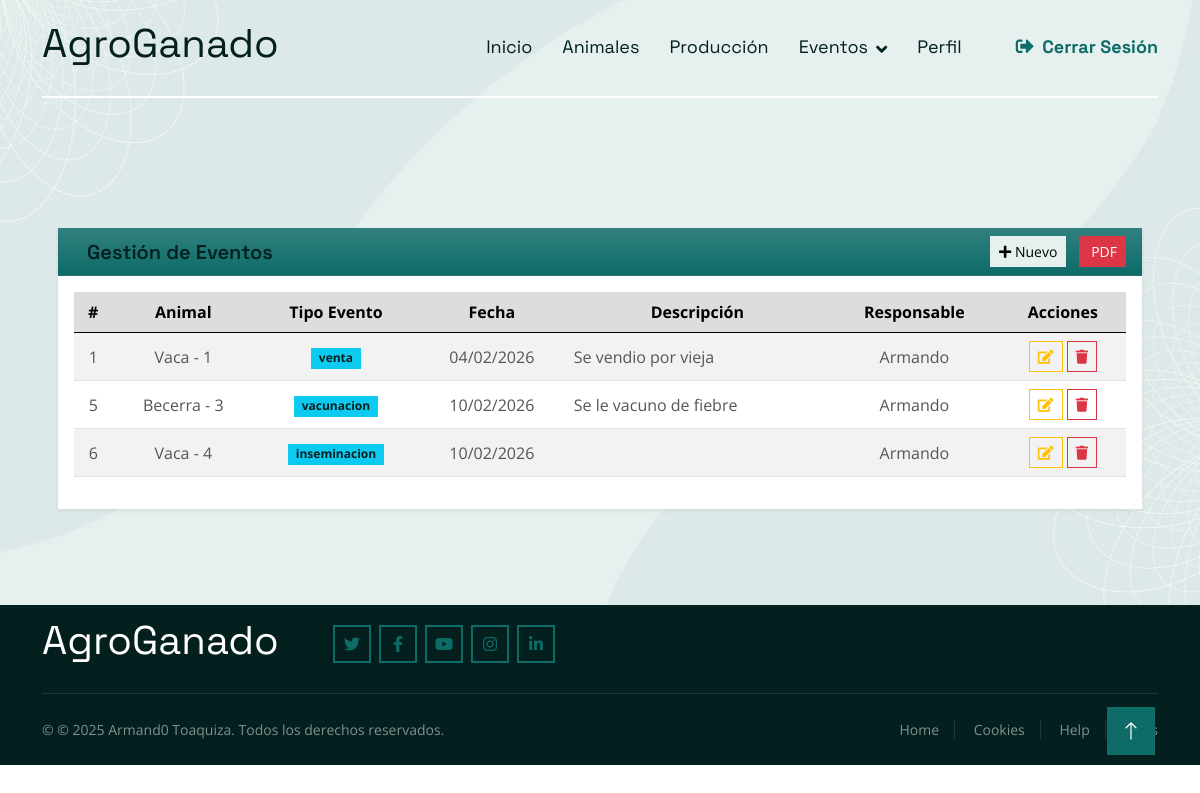
Screenshot of /EventoIndex/ (signed in) with the database file from the repository.
### Aplicaciones/animales/models.py (models this page shows, shortened)
class Evento(models.Model):
    TIPO_EVENTO = (
        ('nacimiento', 'Nacimiento'),
        ('vacunacion', 'Vacunación'),
        ('enfermedad', 'Enfermedad'),
        ('venta', 'Venta'),
        ('inseminacion', 'Inseminación'),
    )
    animal = models.ForeignKey(Animal, on_delete=models.CASCADE, related_name='eventos')
    tipo_evento = models.CharField(max_length=50, choices=TIPO_EVENTO)
    fecha_evento = models.DateField()
    descripcion = models.TextField(blank=True, null=True)
    responsable = models.ForeignKey(Usuario, on_delete=models.SET_NULL, null=True, blank=True, related_name='eventos_responsable')

class Animal(models.Model):
    tipo = models.CharField(max_length=20)  # vaca, toro, becerro
    sexo = models.CharField(max_length=1, choices=(('M','M'),('F','F')))
    fecha_nacimiento = models.DateField(blank=True, null=True)
    foto = models.ImageField(upload_to='animales/', blank=True, null=True)  # carpeta media/animales/
    def __str__(self):
        return f"{self.tipo} - {self.id}"

class Usuario(AbstractUser):
    ROLES = (
        ('administrador', 'Administrador'),
        ('encargado', 'Encargado'),
        ('revisor', 'Revisor'),
    )
    rol = models.CharField(max_length=20, choices=ROLES)
    groups = models.ManyToManyField(
        Group,
        related_name='usuario_groups',  # <-- cambia el related_name
        blank=True,
        help_text='Los grupos a los que pertenece este usuario.',
        verbose_name='grupos'
    )
    user_permissions = models.ManyToManyField(
        Permission,
        related_name='usuario_user_permissions',  # <-- cambia el related_name
        blank=True,
        help_text='Permisos específicos para este usuario.',
        verbose_name='permisos de usuario'
    )
    def __str__(self):
        return self.username

### Aplicaciones/animales/decorators.py (the view)
    def wrapper(request, *args, **kwargs):
        if not request.user.is_authenticated:
            return redirect('login')
        if request.user.rol not in ['administrador', 'encargado', 'revisor']:
            messages.error(request, 'No tienes permisos para esta acción')
            return redirect('home')
        return view_func(request, *args, **kwargs)

### Aplicaciones/animales/views.py (called while the page is built)
@login_required
@solo_lectura
def EventoIndex(request):
    eventos = Evento.objects.all()
    return render(request, 'EventoIndex.html', {'eventos': eventos})

### Aplicaciones/animales/templates/EventoIndex.html (shortened to what this page needs)
{% extends './plantillas.html' %}
{% block contenido %}
<div class="container-fluid mt-5 px-4">
    <div class="card shadow-sm border-0">
        <div class="card-header bg-primary bg-gradient text-white d-flex justify-content-between align-items-center">
            <h5 class="mb-0">
                 Gestión de Eventos
            </h5>
            {% if user.rol == 'administrador' %}
            <div>
                <a href="{% url 'nuevaEvento' %}" class="btn btn-light btn-sm me-2">
                    <i class="fa fa-plus"></i> Nuevo
                </a>
                <a href="{% url 'generar_pdf_eventos' %}" class="btn btn-danger btn-sm">
                     PDF
                </a>
            </div>
            {% endif %}
        </div>
        <div class="card-body">
            <table id="tbl_eventos" class="table table-striped table-hover align-middle">
                <thead class="table-secondary text-center">
                    <tr>
                        <th>#</th>
                        <th>Animal</th>
                        <th>Tipo Evento</th>
                        <th>Fecha</th>
                        <th>Descripción</th>
                        <th>Responsable</th>
                        <th>Acciones</th>
                    </tr>
                </thead>
                <tbody class="text-center">
                    {% for e in eventos %}
                    <tr>
                        <td class="fw-semibold">{{ e.id }}</td>
                        <td>{{ e.animal }}</td>
                        <td>
                            <span class="badge bg-info text-dark">
                                {{ e.tipo_evento }}
                            </span>
                        </td>
                        <td>{{ e.fecha_evento|date:"d/m/Y" }}</td>
                        <td class="text-start">{{ e.descripcion|truncatechars:40 }}</td>
                        <td>{{ e.responsable }}</td>
                        <td>
                            <a href="{% url 'editarEvento' e.id %}" class="btn btn-outline-warning btn-sm">
                                <i class="fa fa-edit"></i>
                            </a>
                            <a href="{% url 'eliminarEvento' e.id %}"
                            class="btn btn-outline-danger btn-sm"
                            onclick="return confirm('¿Eliminar este evento?');">
                                <i class="fa fa-trash"></i>
                            </a>
                        </td>
                    </tr>
                    {% endfor %}
                </tbody>
            </table>
        </div>
    </div>
</div>
{% endblock %}

### Aplicaciones/animales/templates/plantillas.html (shortened to what this page needs)
{% load static %}
<!DOCTYPE html>
<html lang="en">
<head>
    <link href="https://cdnjs.cloudflare.com/ajax/libs/font-awesome/5.10.0/css/all.min.css" rel="stylesheet">
    <link href="https://cdn.jsdelivr.net/npm/bootstrap-icons@1.4.1/font/bootstrap-icons.css" rel="stylesheet">
    <link href="{% static 'tema/iStudio-1.0.0/lib/animate/animate.min.css' %}" rel="stylesheet">
    <link href="{% static 'tema/iStudio-1.0.0/lib/owlcarousel/assets/owl.carousel.min.css' %}" rel="stylesheet">
    <link rel="stylesheet" href="https://cdnjs.cloudflare.com/ajax/libs/bootstrap-fileinput/5.5.4/css/fileinput.min.css"/>
    <link rel="stylesheet" href="https://cdn.datatables.net/2.3.5/css/dataTables.dataTables.min.css">
    <link rel="stylesheet" href="https://cdn.datatables.net/buttons/3.0.2/css/buttons.dataTables.min.css">
    <link rel="stylesheet" href="https://cdnjs.cloudflare.com/ajax/libs/izitoast/1.4.0/css/iziToast.css" />
    <link href="{% static 'tema/iStudio-1.0.0/css/bootstrap.min.css' %}" rel="stylesheet">
    <link href="{% static 'tema/iStudio-1.0.0/css/style.css' %}" rel="stylesheet">
</head>
<body>
    <div class="container-fluid sticky-top">
        <div class="container">
            <nav class="navbar navbar-expand-lg navbar-light border-bottom border-2 border-white">
                <a href="{% url 'home' %}" class="navbar-brand">
                    <h1>AgroGanado</h1>
                </a>
                <div class="collapse navbar-collapse" id="navbarCollapse">
                    <div class="navbar-nav ms-auto">
                        <a href="{% url 'home' %}" class="nav-item nav-link">Inicio</a>
                        <a href="{% url 'AnimalIndex' %}" class="nav-item nav-link">Animales</a>
                        <a href="{% url 'ProduccionIndex' %}" class="nav-item nav-link">Producción</a>
                        <div class="nav-item dropdown">
                            <a href="#!" class="nav-link dropdown-toggle" data-bs-toggle="dropdown">Eventos</a>
                        </div>
                        <a href="{% url 'perfil' %}" class="nav-item nav-link">Perfil</a>
                        <br>
                        <div class="nav-item ms-4">
                            {% if user.is_authenticated %}
                                <a href="{% url 'logout' %}" class="nav-link text-primary fw-bold">
                                    <i class="fas fa-sign-out-alt me-1"></i> Cerrar Sesión
                                </a>
                            {% else %}
                                <a href="{% url 'login' %}" class="nav-link">
                                    <i class="fas fa-sign-in-alt me-1"></i> Login
                                </a>
                            {% endif %}
                        </div>
                    </div>
                </div>
            </nav>
        </div>
    </div>
    <div class="container-fluid pb-5 bg-primary hero-header">
        <div class="container py-5">
            <div class="row g-3 align-items-center">
                {% block contenido %}
                {% endblock %}
            </div>
        </div>
    </div>
    <div class="container-fluid bg-dark text-white-50 footer pt-2">
        <div class="container py-1">
            <div class="row g-5">
                <div class="col-md-6 col-lg-3 wow fadeIn" data-wow-delay="0.1s">
                    <a href="{% url 'home' %}" class="d-inline-block mb-3">
                        <h1 class="text-white">AgroGanado</h1>
                    </a>
                </div>
                <div class="col-md-6 col-lg-3 wow fadeIn" data-wow-delay="0.3s">
                    <div class="d-flex pt-2">
                        <a class="btn btn-outline-primary btn-square border-2 me-2" href="#!"><i
                                class="fab fa-twitter"></i></a>
                        <a class="btn btn-outline-primary btn-square border-2 me-2" href="#!"><i
                                class="fab fa-facebook-f"></i></a>
                        <a class="btn btn-outline-primary btn-square border-2 me-2" href="#!"><i
                                class="fab fa-youtube"></i></a>
                        <a class="btn btn-outline-primary btn-square border-2 me-2" href="#!"><i
                                class="fab fa-instagram"></i></a>
                        <a class="btn btn-outline-primary btn-square border-2 me-2" href="#!"><i
                                class="fab fa-linkedin-in"></i></a>
                    </div>
                </div>
            </div>
        </div>
        <div class="container wow fadeIn" data-wow-delay="0.1s">
            <div class="copyright">
                <div class="row">
                    <div class="col-md-6 text-center text-md-start mb-3 mb-md-0">
                        &copy; <a class="border-bottom " href="#!"></a>© 2025 Armand0 Toaquiza. Todos los derechos reservados.
                    </div>
                    <div class="col-md-6 text-center text-md-end">
                        <div class="footer-menu">
                            <a href="#!">Home</a>
                            <a href="#!">Cookies</a>
                            <a href="#!">Help</a>
                            <a href="#!">FAQs</a>
                        </div>
                    </div>
                </div>
            </div>
        </div>
    </div>
    <a href="#!" class="btn btn-lg btn-primary btn-lg-square back-to-top"><i class="bi bi-arrow-up"></i></a>
</body>
</html>

### Sistema/static/tema/iStudio-1.0.0/css/style.css (style rules this page uses)
.back-to-top { position: fixed; display: none; right: 45px; bottom: 45px; z-index: 99; }
.btn { transition: .5s; }
.btn-square { width: 38px; height: 38px; }
.btn-lg-square { width: 48px; height: 48px; }
.btn-square, .btn-sm-square, .btn-lg-square { padding: 0; display: flex; align-items: center; justify-content: center; font-weight: normal; }
.sticky-top { top: -150px; transition: .5s; }
.navbar { padding: 15px 0; font-family: "Space Grotesk", sans-serif; font-size: 18px; }
.navbar .navbar-nav .nav-link { margin-left: 30px; padding: 0; outline: none; color: var(--bs-dark); }
.navbar .dropdown-toggle::after { border: none; content: "\f107"; font-family: "Font Awesome 5 Free"; font-weight: 900; vertical-align: middle; margin-left: 8px; }
.hero-header { margin-top: -100px; padding-top: 150px; background: url(../img/hero-bg.jpg) top center no-repeat; background-size: cover; }
.footer .copyright { padding: 25px 0; font-size: 14px; border-top: 1px solid rgba(256, 256, 256, .1); }
.footer .copyright a { color: rgba(255,255,255,.5); }
.footer .footer-menu a { margin-right: 15px; padding-right: 15px; border-right: 1px solid rgba(255, 255, 255, .1); }
.footer .footer-menu a:last-child { margin-right: 0; padding-right: 0; border-right: none; }

### Aplicaciones/animales/templates/EventoIndex.html (style rules this page uses)
.card-header h5 { font-weight: 600; }

### rows the page displays
Evento: id "1", animal "Vaca - 1", tipo_evento "venta", fecha_evento "04/02/2026", descripcion "Se vendio por vieja", responsable "Armando"
Evento: id "5", animal "Becerra - 3", tipo_evento "vacunacion", fecha_evento "10/02/2026", descripcion "Se le vacuno de fiebre", responsable "Armando"
Evento: id "6", animal "Vaca - 4", tipo_evento "inseminacion", fecha_evento "10/02/2026", responsable "Armando"
